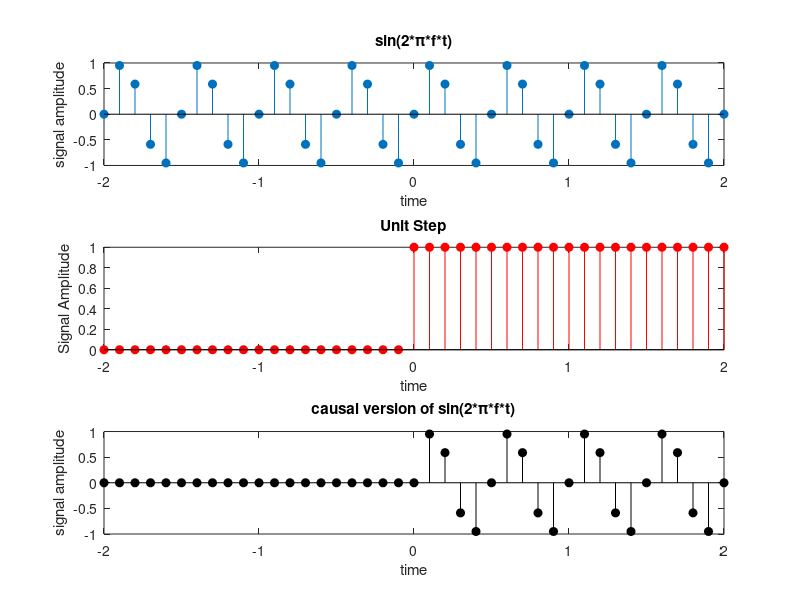

MATLAB code for this plot:
clc;
clear all;
close all;

time = -2:1/10:2;
sig = sin(2*pi*2*time);
 
subplot(3,1,1);
stem(time,sig,'filled');
xlabel('time');
ylabel('signal amplitude'); 
title('sin(2*\pi*f*t)');
 
unit = (time>=0); 
causalSig = sig.*unit;
 
subplot(3,1,2);
stem(time, unit, 'r','filled'); 
xlabel('time'); 
ylabel('Signal Amplitude'); 
title('Unit Step');
 
subplot(3,1,3);
stem(time,causalSig, 'k','filled'); 
xlabel('time');
ylabel('signal amplitude');
title('causal version of sin(2*\pi*f*t)');